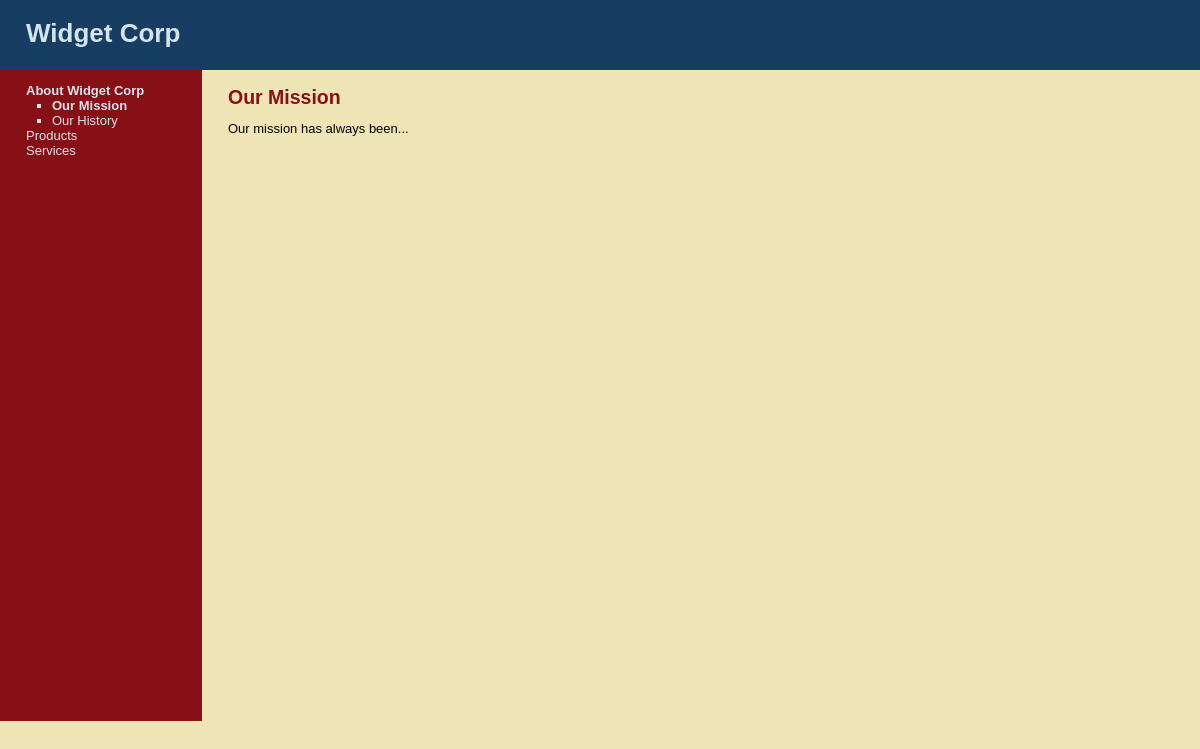
Page /index.php?subject=1 on the committed database.
### tables this page shows
CREATE TABLE `subjects` (
  `id` int(11) NOT NULL,
  `menu_name` varchar(30) NOT NULL,
  `position` int(3) NOT NULL,
  `visible` tinyint(1) NOT NULL
);

CREATE TABLE `pages` (
  `id` int(11) NOT NULL,
  `subject_id` int(11) NOT NULL,
  `menu_name` varchar(30) NOT NULL,
  `position` int(3) NOT NULL,
  `visible` tinyint(1) NOT NULL,
  `content` text DEFAULT NULL
);

### index.php (the view, shortened to what this page needs)
<?php require_once("../includes/db_connection.php"); ?>
<?php require_once("../includes/functions.php"); ?>
<?php include("../includes/layouts/header.php"); ?>
<?php find_selected_page(true); ?>
<div id="main">
  <div id="navigation">
		<?php echo public_navigation($current_subject, $current_page); ?>
  </div>
  <div id="page">
		<?php if ($current_page) { ?>
			<h2><?php echo htmlentities($current_page["menu_name"]); ?></h2>
			<?php echo nl2br(htmlentities($current_page["content"])); ?>
		<?php } else { ?>
			<p>Welcome to Widget Corp!</p>
		<?php }?>
  </div>
</div>

### functions.php (shortened to what this page needs)
<?php
	function find_all_subjects($public=true) {
		global $connection;
		$query  = "SELECT * ";
		$query .= "FROM subjects ";
		if ($public) {
			$query .= "WHERE visible = 1 ";
		}
		$query .= "ORDER BY position ASC";
		$subject_set = mysqli_query($connection, $query);
		return $subject_set;
	}
	function find_pages_for_subject($subject_id, $public=true) {
		global $connection;
		$safe_subject_id = mysqli_real_escape_string($connection, $subject_id);
		$query  = "SELECT * ";
		$query .= "FROM pages ";
		$query .= "WHERE subject_id = {$safe_subject_id} ";
		if ($public) {
			$query .= "AND visible = 1 ";
		}
		$query .= "ORDER BY position ASC";
		$page_set = mysqli_query($connection, $query);
		return $page_set;
	}
	function find_subject_by_id($subject_id, $public=true) {
		global $connection;
		$safe_subject_id = mysqli_real_escape_string($connection, $subject_id);
		$query  = "SELECT * ";
		$query .= "FROM subjects ";
		$query .= "WHERE id = {$safe_subject_id} ";
		if ($public) {
			$query .= "AND visible = 1 ";
		}
		$query .= "LIMIT 1";
		$subject_set = mysqli_query($connection, $query);
		if($subject = mysqli_fetch_assoc($subject_set)) {
			return $subject;
		} else {
			return null;
		}
	}
	function find_default_page_for_subject($subject_id) {
		$page_set = find_pages_for_subject($subject_id);
		if($first_page = mysqli_fetch_assoc($page_set)) {
			return $first_page;
		} else {
			return null;
		}
	}
	function find_selected_page($public=false) {
		if (isset($_GET["subject"])) {
			$current_subject = find_subject_by_id($_GET["subject"], $public);
			if ($current_subject && $public) {
				$current_page = find_default_page_for_subject($current_subject["id"]);
			} else {
				$current_page = null;
			}
		} elseif (isset($_GET["page"])) {
			$current_subject = null;
			$current_page = find_page_by_id($_GET["page"], $public);
		} else {
			$current_subject = null;
			$current_page = null;
		}
	}
	function public_navigation($subject_array, $page_array) {
		$output = "<ul class=\"subjects\">";
		$subject_set = find_all_subjects();
		while($subject = mysqli_fetch_assoc($subject_set)) {
			$output .= "<li";
			if ($subject_array && $subject["id"] == $subject_array["id"]) {
				$output .= " class=\"selected\"";
			}
			$output .= ">";
			$output .= "<a href=\"index.php?subject=";
			$output .= urlencode($subject["id"]);
			$output .= "\">";
			$output .= htmlentities($subject["menu_name"]);
			$output .= "</a>";
			if ($subject_array && $subject_array["id"] == $subject["id"] ||
					$page_array && $page_array["subject_id"] == $subject["id"]) {
				$page_set = find_pages_for_subject($subject["id"]);
				$output .= "<ul class=\"pages\">";
				while($page = mysqli_fetch_assoc($page_set)) {
					$output .= "<li";
					if ($page_array && $page["id"] == $page_array["id"]) {
						$output .= " class=\"selected\"";
					}
					$output .= ">";
					$output .= "<a href=\"index.php?page=";
					$output .= urlencode($page["id"]);
					$output .= "\">";
					$output .= htmlentities($page["menu_name"]);
					$output .= "</a></li>";
				}
				$output .= "</ul>";
			}
			$output .= "</li>";
		}
		$output .= "</ul>";
		return $output;
	}
?>

### public.css (style rules this page uses)
html { height: 100%; width: 100%; }
body { width: 100%; height: 100%; margin: 0; padding: 0; border: 0; font-family: Verdana, Arial, Helvetica, sans-serif; font-size: 13px; line-height: 15px; background: #EFE4B6; }
a { color: #871016; }
#main { height: 600px; width: 100%; margin: 0; padding: 0; background: #EFE4B6; }
#navigation { float: left; width: 150px; height: 108.5%; margin: 0; padding: 0 2em; color: #D4E4ED; background: #871016; }
#navigation a { color: #D4E4ED; text-decoration: none; }
ul.subjects { margin: 1em 0; padding-left: 0; list-style: none; }
ul.pages { padding-left: 2em; list-style: square; font-weight: normal; }
.selected { font-weight: bold; }
#page { float: left; height: 100%; padding-left: 2em; vertical-align: top; background: #EFE4B6; }
#page h2 { color: #871016; margin-top: 1em; }

### rows in the picture
subjects: value "About Widget Corp"
pages: value "Our Mission", menu_name "Our Mission", content "Our mission has always been..."
pages: value "Our History"
subjects: value "Products"
subjects: value "Services"
